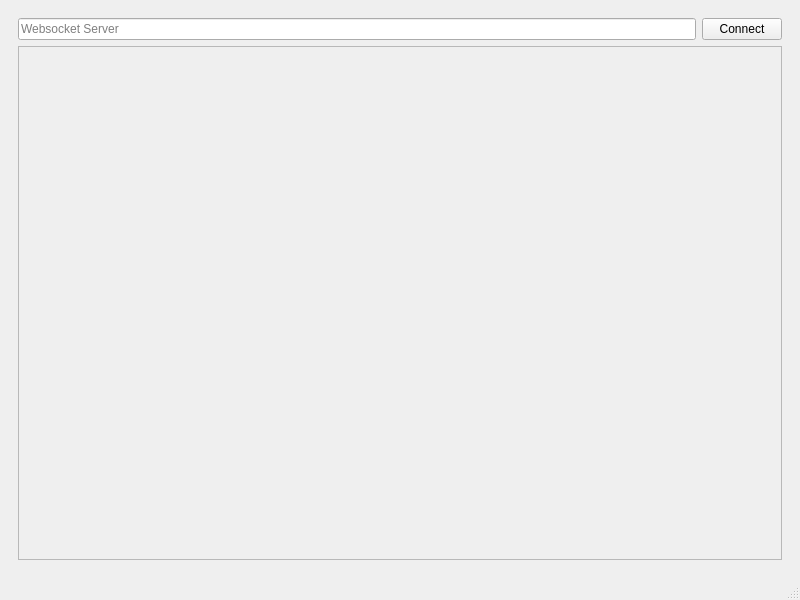
<?xml version="1.0" encoding="UTF-8"?>
<ui version="4.0">
 <class>window</class>
 <widget class="QMainWindow" name="window">
  <property name="geometry">
   <rect>
    <x>0</x>
    <y>0</y>
    <width>800</width>
    <height>600</height>
   </rect>
  </property>
  <property name="windowTitle">
   <string>Process Monitor</string>
  </property>
  <widget class="QWidget" name="centralwidget">
   <layout class="QVBoxLayout" name="verticalLayout">
    <item>
     <widget class="QWidget" name="widget" native="true">
      <layout class="QVBoxLayout" name="verticalLayout_2">
       <item>
        <layout class="QHBoxLayout" name="horizontalLayout">
         <item>
          <widget class="QLineEdit" name="lineEdit">
           <property name="placeholderText">
            <string>Websocket Server</string>
           </property>
          </widget>
         </item>
         <item>
          <widget class="QPushButton" name="pushButton">
           <property name="text">
            <string>Connect</string>
           </property>
          </widget>
         </item>
        </layout>
       </item>
       <item>
        <widget class="ProcessListWidget" name="scrollArea">
         <property name="widgetResizable">
          <bool>true</bool>
         </property>
         <widget class="QWidget" name="scrollAreaWidgetContents">
          <property name="geometry">
           <rect>
            <x>0</x>
            <y>0</y>
            <width>762</width>
            <height>501</height>
           </rect>
          </property>
         </widget>
        </widget>
       </item>
      </layout>
     </widget>
    </item>
   </layout>
  </widget>
  <widget class="QStatusBar" name="statusbar"/>
 </widget>
 <customwidgets>
  <customwidget>
   <class>ProcessListWidget</class>
   <extends>QScrollArea</extends>
   <header location="global">processlistwidget.h</header>
   <container>1</container>
  </customwidget>
 </customwidgets>
 <resources/>
 <connections/>
</ui>
